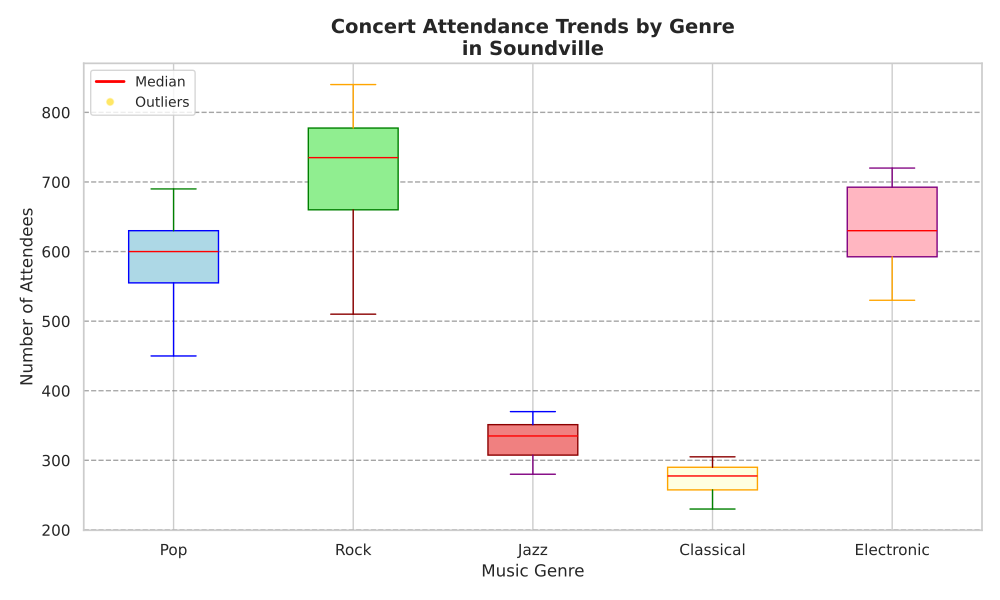

Here is the Python script that generated this plot:
import matplotlib.pyplot as plt

genres = ['Pop', 'Rock', 'Jazz', 'Classical', 'Electronic']
attendance_data = {
    'Pop': [450, 560, 480, 620, 570, 540, 690, 660, 610, 590, 620, 670],
    'Rock': [510, 600, 580, 710, 750, 680, 720, 800, 770, 810, 760, 840],
    'Jazz': [320, 340, 310, 300, 280, 290, 330, 350, 370, 360, 340, 355],
    'Classical': [270, 290, 250, 260, 240, 230, 275, 285, 295, 305, 280, 290],
    'Electronic': [550, 530, 620, 610, 600, 570, 640, 690, 680, 720, 700, 710]
}

data = [attendance_data[genre] for genre in genres]

color_assignments = [
    {'facecolor': 'lightblue', 'color': 'blue'},
    {'facecolor': 'lightgreen', 'color': 'green'},
    {'facecolor': 'lightcoral', 'color': 'darkred'},
    {'facecolor': 'lightyellow', 'color': 'orange'},
    {'facecolor': 'lightpink', 'color': 'purple'}
]

fig, ax = plt.subplots(figsize=(10, 6))

box = ax.boxplot(data, patch_artist=True, notch=False, vert=True)

for patch, color in zip(box['boxes'], color_assignments):
    patch.set_facecolor(color['facecolor'])
    patch.set_edgecolor(color['color'])

for whisker, color in zip(box['whiskers'], color_assignments*2):
    whisker.set_color(color['color'])

for cap, color in zip(box['caps'], color_assignments*2):
    cap.set_color(color['color'])

for median in box['medians']:
    median.set_color('red')

for flier in box['fliers']:
    flier.set(markerfacecolor='gold', marker='o', markersize=6, alpha=0.6)

ax.set_title('Concert Attendance Trends by Genre\nin Soundville', fontsize=14, fontweight='bold')
ax.set_xlabel('Music Genre', fontsize=12)
ax.set_ylabel('Number of Attendees', fontsize=12)
ax.set_xticks(range(1, len(genres) + 1))
ax.set_xticklabels(genres, fontsize=11)

ax.yaxis.grid(True, linestyle='--', which='major', color='gray', alpha=0.7)

handles = [plt.Line2D([0], [0], color='red', lw=2, label='Median'),
           plt.Line2D([0], [0], marker='o', color='w', label='Outliers',
                      markerfacecolor='gold', markersize=6, alpha=0.6)]
ax.legend(handles=handles, loc='upper left', fontsize=10)

plt.tight_layout()
plt.show()
